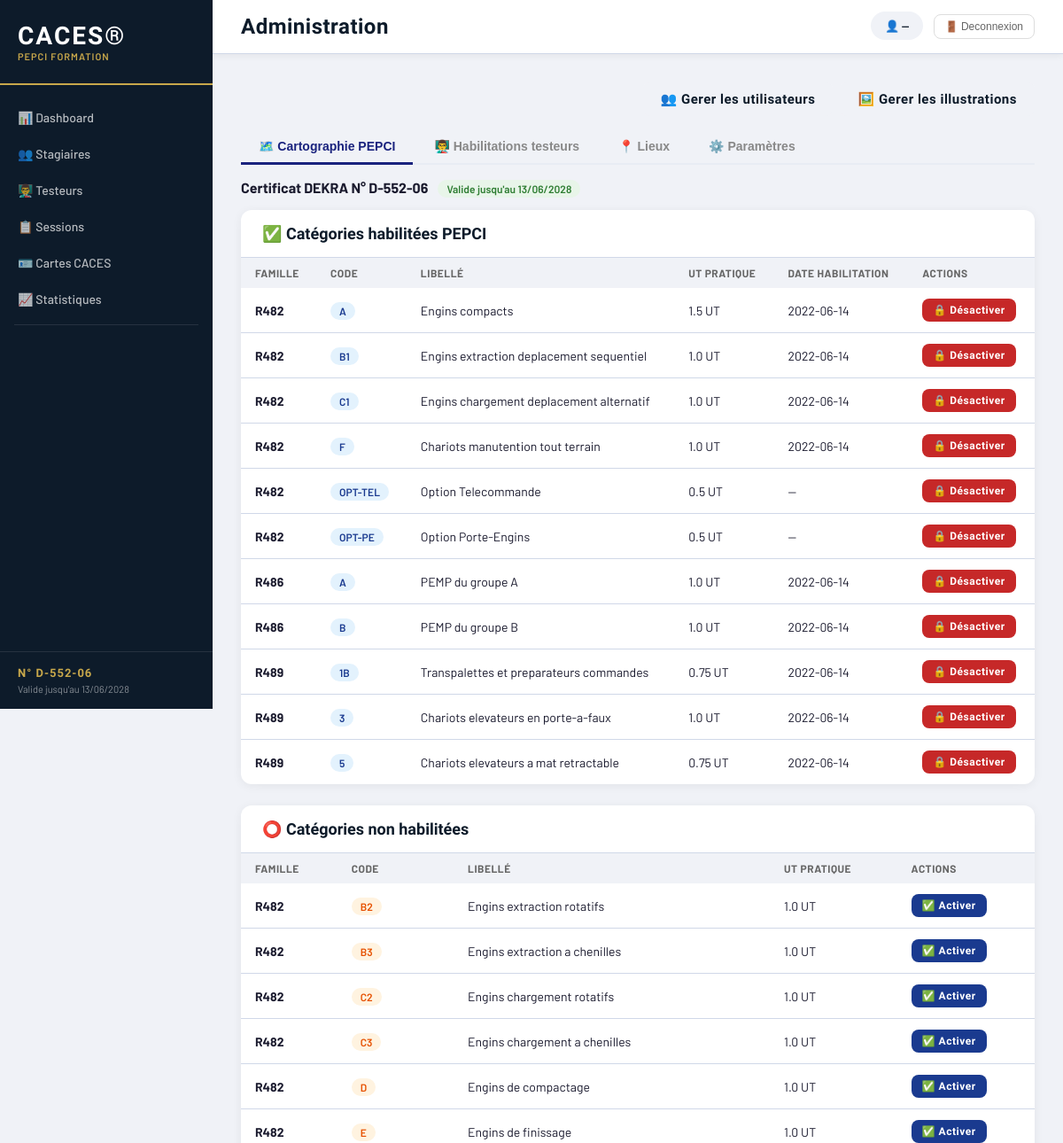
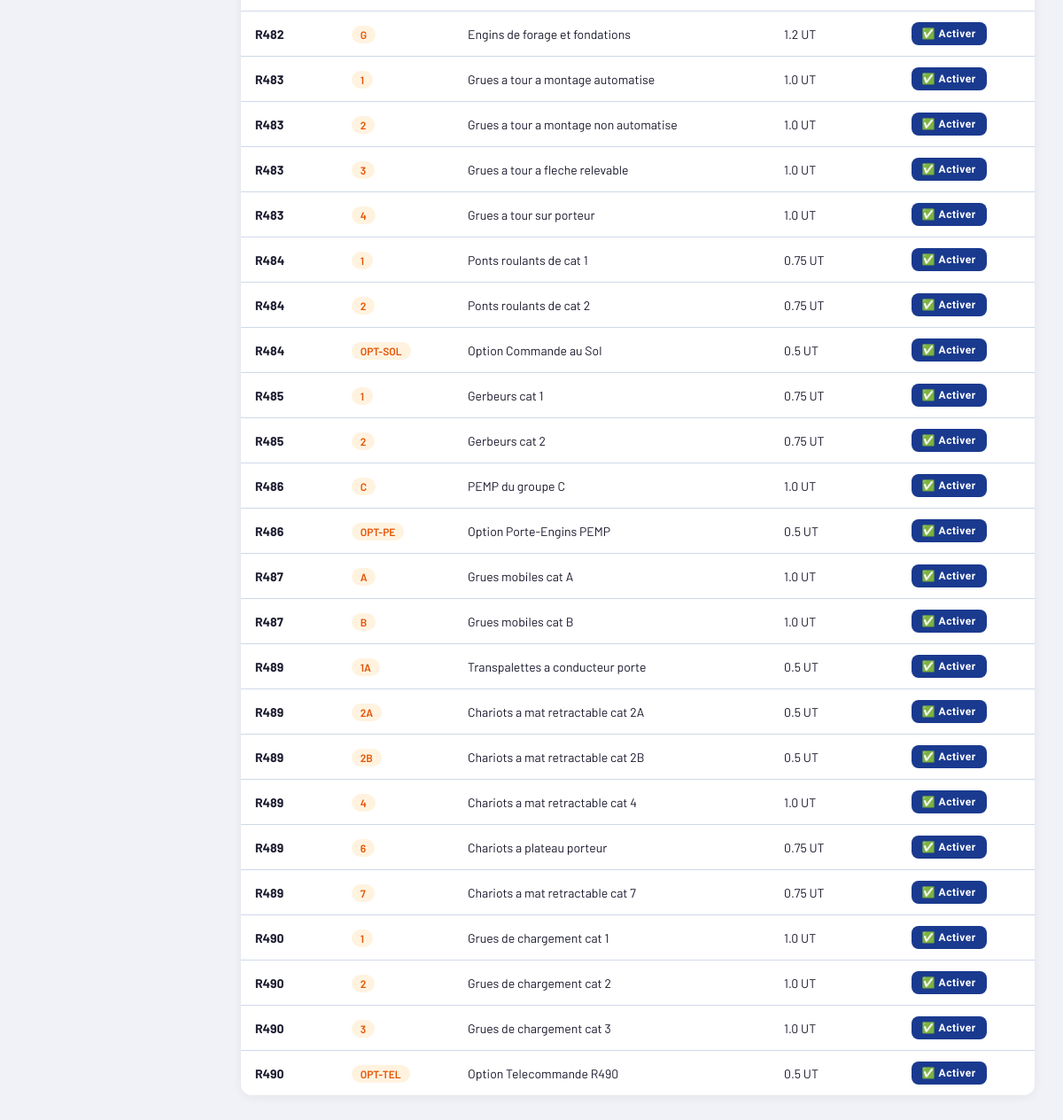
The page /admin on the database its author committed (2 pictures, top to bottom).
### app/models/categorie.py (models this page shows)
class Categorie(Base):
    __tablename__ = "categories"
    id = Column(Integer, primary_key=True, index=True)
    famille_id = Column(Integer, nullable=False)
    code = Column(String(10), nullable=False)
    libelle = Column(String(200), nullable=True)
    ut_pratique = Column(Float, default=1.0)  # Nombre d'UT pour l'épreuve pratique
    est_option = Column(Boolean, default=False)  # True si c'est une option (PE, Tel...)
    option_pe = Column(Boolean, default=False)
    option_tel = Column(Boolean, default=False)
    pepci_habilite = Column(Boolean, default=False)
    date_habilitation = Column(Date, nullable=True)
    actif = Column(Boolean, default=True)

### app/main.py (the view)
@app.get("/admin")
def page_admin(request: Request):
    db = SessionLocal()
    familles = db.query(Famille).filter(Famille.actif == True).all()
    categories_raw = db.query(Categorie).filter(Categorie.actif == True).all()
    testeurs_list = db.query(Testeur).filter(Testeur.actif == True).all()
    lieux = db.query(Lieu).all()
    for t in testeurs_list:
        t.habilitations = db.query(HabilitationTesteur).filter(
            HabilitationTesteur.testeur_id == t.id
        ).all()
    for l in lieux:
        habs = db.query(LieuHabilitation).filter(
            LieuHabilitation.lieu_id == l.id,
            LieuHabilitation.actif == True
        ).all()
        familles_dict = {}
        for h in habs:
            if h.famille not in familles_dict:
                familles_dict[h.famille] = []
            familles_dict[h.famille].append(h.categorie)
        l.habilitations = [
            {"famille": f, "categories": ", ".join(cats)}
            for f, cats in familles_dict.items()
        ]
    categories = []
    for c in categories_raw:
        f = db.query(Famille).filter(Famille.id == c.famille_id).first()
        c.famille_code = f.code if f else "?"
        categories.append(c)
    db.close()
    return templates.TemplateResponse(
        request=request,
        name="admin.html",
        context={
            "page": "admin",
            "familles": familles,
            "categories": categories,
            "testeurs": testeurs_list,
            "lieux": lieux
        }
    )

### templates/admin.html (shortened to what this page needs)
{% extends "base.html" %}
{% block title %}Administration{% endblock %}
{% block content %}
<div style="margin-bottom:16px; text-align:right; display:flex; gap:8px; justify-content:flex-end;">
    <a href="/admin/utilisateurs" class="btn btn-secondary">👥 Gerer les utilisateurs</a>
    <a href="/admin/images" class="btn btn-secondary">🖼️ Gerer les illustrations</a>
</div>
<div style="display:flex; gap:4px; margin-bottom:16px; border-bottom:2px solid #e8ecf4; padding-bottom:0;">
    <button class="tab-btn active-tab" onclick="showTab('cartographie', this)">🗺️ Cartographie PEPCI</button>
    <button class="tab-btn" onclick="showTab('habilitations', this)">👨‍🏫 Habilitations testeurs</button>
    <button class="tab-btn" onclick="showTab('lieux', this)">📍 Lieux</button>
    <button class="tab-btn" onclick="showTab('parametres', this)">⚙️ Paramètres</button>
</div>
<div id="tab-cartographie">
    <div style="display:flex; justify-content:space-between; align-items:center; margin-bottom:16px;">
        <div>
            <strong>Certificat DEKRA N° D-552-06</strong>
            <span class="badge green" style="margin-left:8px;">Valide jusqu'au 13/06/2028</span>
        </div>
    </div>
    <div class="card">
        <div class="card-header"><h2>✅ Catégories habilitées PEPCI</h2></div>
        <table class="table">
            <thead>
                <tr><th>Famille</th><th>Code</th><th>Libellé</th><th>UT pratique</th><th>Date habilitation</th><th>Actions</th></tr>
            </thead>
            <tbody>
                {% for c in categories %}{% if c.pepci_habilite %}
                <tr>
                    <td><strong>{{ c.famille_code }}</strong></td>
                    <td><span class="badge blue">{{ c.code }}</span></td>
                    <td>{{ c.libelle }}</td>
                    <td>{{ c.ut_pratique }} UT</td>
                    <td>{{ c.date_habilitation or '—' }}</td>
                    <td><button class="btn btn-danger" style="padding:6px 12px; font-size:12px;" onclick="desactiverHabilitation({{ c.id }}, '{{ c.famille_code }} {{ c.code }}')">🔒 Désactiver</button></td>
                </tr>
                {% endif %}{% endfor %}
            </tbody>
        </table>
    </div>
    <div style="margin-top:24px;">
        <div class="card">
            <div class="card-header"><h2>⭕ Catégories non habilitées</h2></div>
            <table class="table">
                <thead>
                    <tr><th>Famille</th><th>Code</th><th>Libellé</th><th>UT pratique</th><th>Actions</th></tr>
                </thead>
                <tbody>
                    {% for c in categories %}{% if not c.pepci_habilite %}
                    <tr>
                        <td><strong>{{ c.famille_code }}</strong></td>
                        <td><span class="badge orange">{{ c.code }}</span></td>
                        <td>{{ c.libelle }}</td>
                        <td>{{ c.ut_pratique }} UT</td>
                        <td><button class="btn btn-primary" style="padding:6px 12px; font-size:12px;" onclick="activerHabilitation({{ c.id }}, '{{ c.famille_code }} {{ c.code }}')">✅ Activer</button></td>
                    </tr>
                    {% endif %}{% endfor %}
                </tbody>
            </table>
        </div>
    </div>
</div>
{% endblock %}

### static/style.css (style rules this page uses)
:root { --blue: #1a3a8f; --blue-light: #2350c8; --dark: #0d1b2a; --gold: #c8a84b; --green: #2e7d32; --orange: #e65100; --red: #c62828; --gray: #f0f2f7; --border: #d0d8e8; --text: #1a1a2e; --sidebar-width: 240px; }
* { box-sizing: border-box; margin: 0; padding: 0; }
body { font-family: 'Barlow', sans-serif; background: var(--gray); color: var(--text); display: flex; min-height: 100vh; }
.card { background: white; border-radius: 12px; box-shadow: 0 2px 12px rgba(0,0,0,0.06); overflow: hidden; }
.card-header { padding: 16px 24px; border-bottom: 1px solid var(--border); display: flex; justify-content: space-between; align-items: center; }
.card-header h2 { font-family: 'Barlow Condensed', sans-serif; font-size: 18px; font-weight: 700; color: var(--dark); }
.table { width: 100%; border-collapse: collapse; font-size: 14px; }
.table th { background: var(--gray); padding: 10px 16px; text-align: left; font-size: 12px; font-weight: 700; text-transform: uppercase; letter-spacing: 0.5px; color: #666; }
.table td { padding: 12px 16px; border-bottom: 1px solid var(--border); }
.table tr:last-child td { border-bottom: none; }
.badge { padding: 3px 10px; border-radius: 12px; font-size: 12px; font-weight: 600; }
.badge.green { background: #e8f5e9; color: var(--green); }
.badge.orange { background: #fff3e0; color: var(--orange); }
.badge.blue { background: #e3f2fd; color: var(--blue); }
.btn { padding: 10px 20px; border: none; border-radius: 8px; font-family: 'Barlow Condensed', sans-serif; font-size: 15px; font-weight: 700; letter-spacing: 0.5px; cursor: pointer; text-decoration: none; display: inline-flex; align-items: center; gap: 8px; transition: all 0.2s; }
.btn-primary { background: var(--blue); color: white; }
.btn-danger { background: var(--red); color: white; }
.btn-secondary { background: var(--gray); color: var(--dark); }

### templates/admin.html (style rules this page uses)
.tab-btn { padding:10px 20px; border:none; background:none; font-size:14px; font-weight:600; color:#888; cursor:pointer; border-bottom:3px solid transparent; margin-bottom:-2px; transition:all 0.15s; }
.active-tab { color:#1a237e !important; border-bottom:3px solid #1a237e !important; }

### rows shown on the page
Categorie: famille_code "R482", code "A", libelle "Engins compacts", ut_pratique "1.5", date_habilitation "2022-06-14"
Categorie: famille_code "R482", code "B1", libelle "Engins extraction deplacement sequentiel", ut_pratique "1.0", date_habilitation "2022-06-14"
Categorie: famille_code "R482", code "C1", libelle "Engins chargement deplacement alternatif", ut_pratique "1.0", date_habilitation "2022-06-14"
Categorie: famille_code "R482", code "F", libelle "Chariots manutention tout terrain", ut_pratique "1.0", date_habilitation "2022-06-14"
Categorie: famille_code "R482", code "OPT-TEL", libelle "Option Telecommande", ut_pratique "0.5", date_habilitation "—"
Categorie: famille_code "R482", code "OPT-PE", libelle "Option Porte-Engins", ut_pratique "0.5", date_habilitation "—"
Categorie: famille_code "R486", code "A", libelle "PEMP du groupe A", ut_pratique "1.0", date_habilitation "2022-06-14"
Categorie: famille_code "R486", code "B", libelle "PEMP du groupe B", ut_pratique "1.0", date_habilitation "2022-06-14"
Categorie: famille_code "R489", code "1B", libelle "Transpalettes et preparateurs commandes", ut_pratique "0.75", date_habilitation "2022-06-14"
Categorie: famille_code "R489", code "3", libelle "Chariots elevateurs en porte-a-faux", ut_pratique "1.0", date_habilitation "2022-06-14"
Categorie: famille_code "R489", code "5", libelle "Chariots elevateurs a mat retractable", ut_pratique "0.75", date_habilitation "2022-06-14"
Categorie: famille_code "R482", code "B2", libelle "Engins extraction rotatifs", ut_pratique "1.0"
Categorie: famille_code "R482", code "B3", libelle "Engins extraction a chenilles", ut_pratique "1.0"
Categorie: famille_code "R482", code "C2", libelle "Engins chargement rotatifs", ut_pratique "1.0"
Categorie: famille_code "R482", code "C3", libelle "Engins chargement a chenilles", ut_pratique "1.0"
Categorie: famille_code "R482", code "D", libelle "Engins de compactage", ut_pratique "1.0"
Categorie: famille_code "R482", code "E", libelle "Engins de finissage", ut_pratique "1.0"
Categorie: famille_code "R482", code "G", libelle "Engins de forage et fondations", ut_pratique "1.2"
Categorie: famille_code "R483", code "1", libelle "Grues a tour a montage automatise", ut_pratique "1.0"
Categorie: famille_code "R483", code "2", libelle "Grues a tour a montage non automatise", ut_pratique "1.0"
Categorie: famille_code "R483", code "3", libelle "Grues a tour a fleche relevable", ut_pratique "1.0"
Categorie: famille_code "R483", code "4", libelle "Grues a tour sur porteur", ut_pratique "1.0"
Categorie: famille_code "R484", code "1", libelle "Ponts roulants de cat 1", ut_pratique "0.75"
Categorie: famille_code "R484", code "2", libelle "Ponts roulants de cat 2", ut_pratique "0.75"
Categorie: famille_code "R484", code "OPT-SOL", libelle "Option Commande au Sol", ut_pratique "0.5"
Categorie: famille_code "R485", code "1", libelle "Gerbeurs cat 1", ut_pratique "0.75"
Categorie: famille_code "R485", code "2", libelle "Gerbeurs cat 2", ut_pratique "0.75"
Categorie: famille_code "R486", code "C", libelle "PEMP du groupe C", ut_pratique "1.0"
Categorie: famille_code "R486", code "OPT-PE", libelle "Option Porte-Engins PEMP", ut_pratique "0.5"
Categorie: famille_code "R487", code "A", libelle "Grues mobiles cat A", ut_pratique "1.0"
Categorie: famille_code "R487", code "B", libelle "Grues mobiles cat B", ut_pratique "1.0"
Categorie: famille_code "R489", code "1A", libelle "Transpalettes a conducteur porte", ut_pratique "0.5"
Categorie: famille_code "R489", code "2A", libelle "Chariots a mat retractable cat 2A", ut_pratique "0.5"
Categorie: famille_code "R489", code "2B", libelle "Chariots a mat retractable cat 2B", ut_pratique "0.5"
Categorie: famille_code "R489", code "4", libelle "Chariots a mat retractable cat 4", ut_pratique "1.0"
Categorie: famille_code "R489", code "6", libelle "Chariots a plateau porteur", ut_pratique "0.75"
Categorie: famille_code "R489", code "7", libelle "Chariots a mat retractable cat 7", ut_pratique "0.75"
Categorie: famille_code "R490", code "1", libelle "Grues de chargement cat 1", ut_pratique "1.0"
Categorie: famille_code "R490", code "2", libelle "Grues de chargement cat 2", ut_pratique "1.0"
Categorie: famille_code "R490", code "3", libelle "Grues de chargement cat 3", ut_pratique "1.0"
Categorie: famille_code "R490", code "OPT-TEL", libelle "Option Telecommande R490", ut_pratique "0.5"
